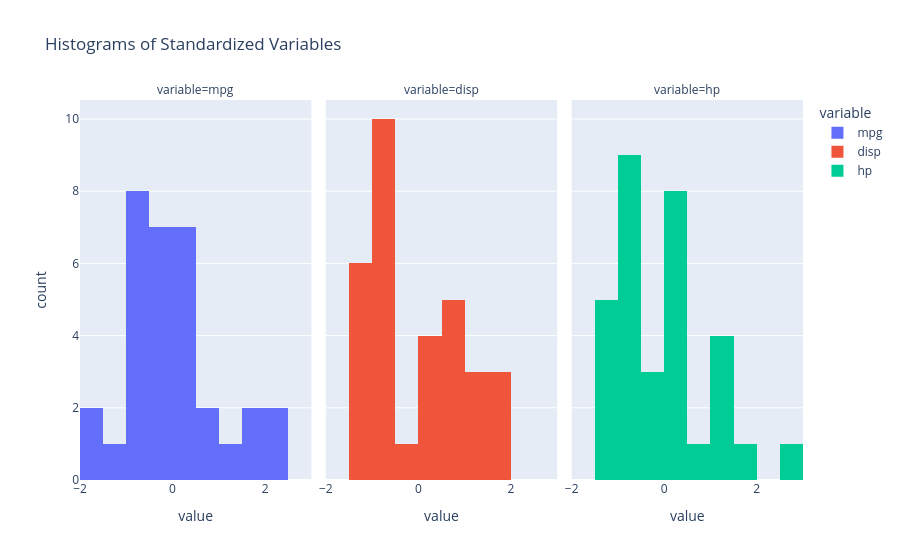

Notebook cell for this chart:
### Code cell
#display 3 separate histograms
fig = px.histogram(
    cars_select,
    x=['mpg', 'disp', 'hp'],
    facet_col='variable',
    nbins=10,
    title="Histograms of Standardized Variables"
)

fig.show()

### Figure 1 — Plotly figure (JSON) as saved in the notebook; plotly's stock layout.template omitted (floating-point values rounded to 4 significant figures)
{"data": [{"bingroup": "x", "hovertemplate": "variable=mpg<br>value=%{x}<br>count=%{y}<extra></extra>", "legendgroup": "mpg", "marker": {"color": "#636efa", "pattern": {"shape": ""}}, "name": "mpg", "nbinsx": 10, "orientation": "v", "showlegend": true, "type": "histogram", "x": [0.1533, 0.1533, 0.4567, 0.2207, -0.2344, -0.3356, -0.9762, 0.7265, 0.4567, -0.1501, -0.3861, -0.6222, -0.4704, -0.8244, -1.634, -1.634, -0.9087, 2.075, 1.738, 2.328, 0.2376, -0.7739, -0.8244, -1.145, -0.1501, 1.215, 0.9962, 1.738, -0.7233, -0.06585, -0.8582, 0.2207], "xaxis": "x", "yaxis": "y"}, {"bingroup": "x", "hovertemplate": "variable=disp<br>value=%{x}<br>count=%{y}<extra></extra>", "legendgroup": "disp", "marker": {"color": "#EF553B", "pattern": {"shape": ""}}, "name": "disp", "nbinsx": 10, "orientation": "v", "showlegend": true, "type": "histogram", "x": [-0.5798, -0.5798, -1.006, 0.2236, 1.06, -0.04691, 1.06, -0.6888, -0.7371, -0.5174, -0.5174, 0.3695, 0.3695, 0.3695, 1.978, 1.88, 1.716, -1.246, -1.271, -1.309, -0.9068, 0.7155, 0.6007, 0.9778, 1.388, -1.244, -0.9052, -1.112, 0.986, -0.7027, 0.5761, -0.8995], "xaxis": "x2", "yaxis": "y2"}, {"bingroup": "x", "hovertemplate": "variable=hp<br>value=%{x}<br>count=%{y}<extra></extra>", "legendgroup": "hp", "marker": {"color": "#00cc96", "pattern": {"shape": ""}}, "name": "hp", "nbinsx": 10, "orientation": "v", "showlegend": true, "type": "histogram", "x": [-0.5437, -0.5437, -0.7956, -0.5437, 0.4195, -0.6177, 1.457, -1.255, -0.7659, -0.351, -0.351, 0.4936, 0.4936, 0.4936, 0.8641, 1.012, 1.235, -1.196, -1.403, -1.21, -0.7363, 0.04909, 0.04909, 1.457, 0.4195, -1.196, -0.8252, -0.4992, 1.738, 0.4195, 2.791, -0.5585], "xaxis": "x3", "yaxis": "y3"}], "layout": {"annotations": [{"font": {}, "showarrow": false, "text": "variable=mpg", "x": 0.16, "xanchor": "center", "xref": "paper", "y": 1, "yanchor": "bottom", "yref": "paper"}, {"font": {}, "showarrow": false, "text": "variable=disp", "x": 0.5, "xanchor": "center", "xref": "paper", "y": 1, "yanchor": "bottom", "yref": "paper"}, {"font": {}, "showarrow": false, "text": "variable=hp", "x": 0.84, "xanchor": "center", "xref": "paper", "y": 1, "yanchor": "bottom", "yref": "paper"}], "barmode": "relative", "legend": {"title": {"text": "variable"}, "tracegroupgap": 0}, "title": {"text": "Histograms of Standardized Variables"}, "xaxis": {"anchor": "y", "domain": [0, 0.32], "title": {"text": "value"}}, "xaxis2": {"anchor": "y2", "domain": [0.34, 0.66], "matches": "x", "title": {"text": "value"}}, "xaxis3": {"anchor": "y3", "domain": [0.68, 1.0], "matches": "x", "title": {"text": "value"}}, "yaxis": {"anchor": "x", "domain": [0, 1], "title": {"text": "count"}}, "yaxis2": {"anchor": "x2", "domain": [0, 1], "matches": "y", "showticklabels": false}, "yaxis3": {"anchor": "x3", "domain": [0, 1], "matches": "y", "showticklabels": false}}}
